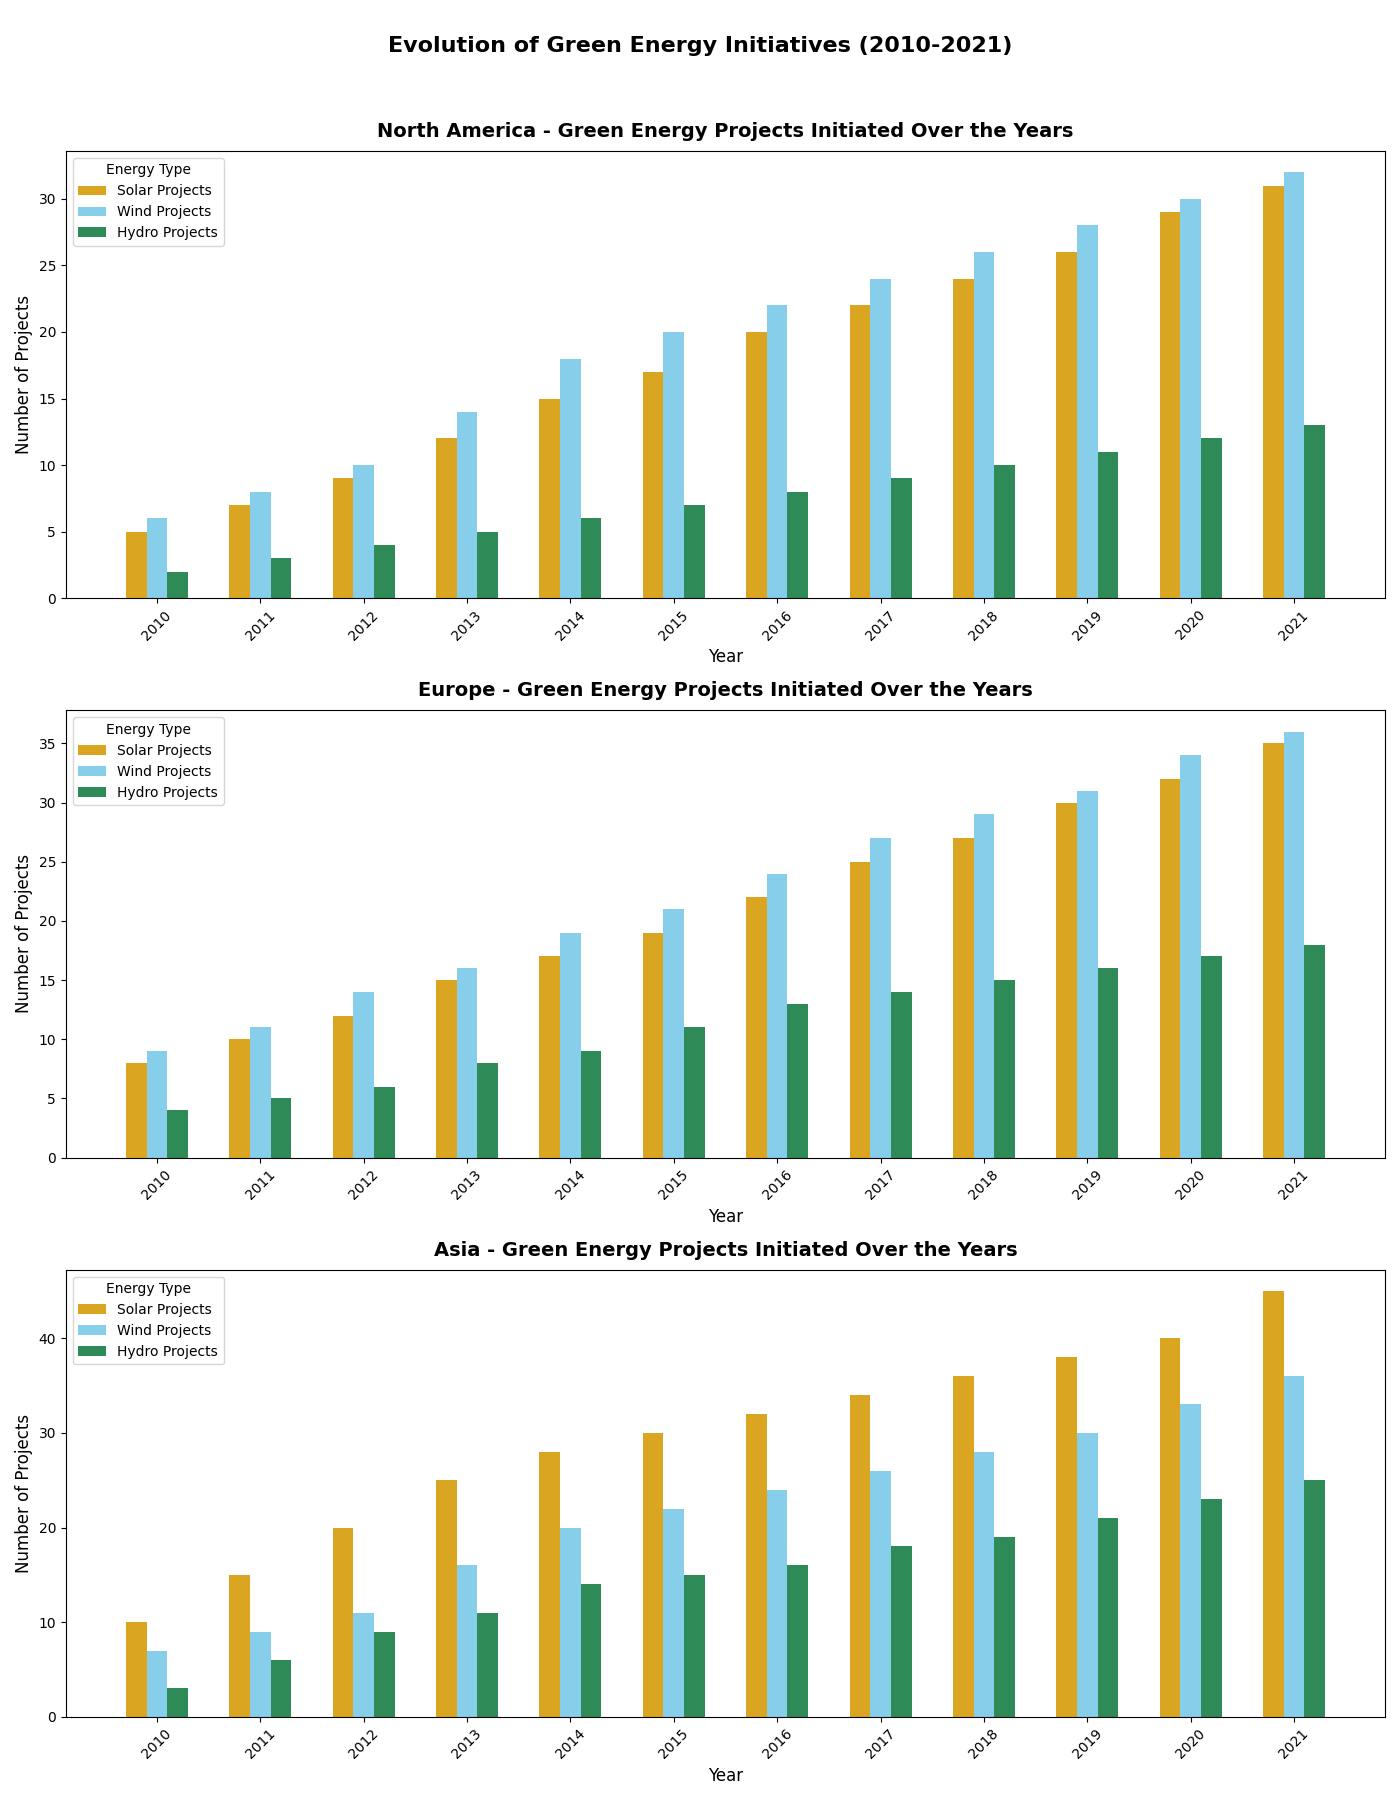

The Python source for this figure:
import matplotlib.pyplot as plt
import numpy as np

# Backstory: Analysis of Green Energy Projects Initiated Over the Years
# This chart represents the number of solar, wind, and hydro projects started from 2010 to 2021 
# in different regions: North America, Europe, and Asia

# Define the years and regions
years = np.arange(2010, 2022)
regions = ['North America', 'Europe', 'Asia']

# Number of projects for each type in each region
solar_projects = {
    'North America': [5, 7, 9, 12, 15, 17, 20, 22, 24, 26, 29, 31],
    'Europe': [8, 10, 12, 15, 17, 19, 22, 25, 27, 30, 32, 35],
    'Asia': [10, 15, 20, 25, 28, 30, 32, 34, 36, 38, 40, 45]
}

wind_projects = {
    'North America': [6, 8, 10, 14, 18, 20, 22, 24, 26, 28, 30, 32],
    'Europe': [9, 11, 14, 16, 19, 21, 24, 27, 29, 31, 34, 36],
    'Asia': [7, 9, 11, 16, 20, 22, 24, 26, 28, 30, 33, 36]
}

hydro_projects = {
    'North America': [2, 3, 4, 5, 6, 7, 8, 9, 10, 11, 12, 13],
    'Europe': [4, 5, 6, 8, 9, 11, 13, 14, 15, 16, 17, 18],
    'Asia': [3, 6, 9, 11, 14, 15, 16, 18, 19, 21, 23, 25]
}

# Initialize the subplots
fig, ax = plt.subplots(3, 1, figsize=(14, 18))

# Define bar width
width = 0.2

# Iterate through each region and plot the data
for idx, region in enumerate(regions):
    ax[idx].bar(years - width, solar_projects[region], width=width, label='Solar Projects', color='goldenrod')
    ax[idx].bar(years, wind_projects[region], width=width, label='Wind Projects', color='skyblue')
    ax[idx].bar(years + width, hydro_projects[region], width=width, label='Hydro Projects', color='seagreen')
    
    # Labeling the chart
    ax[idx].set_title(f'{region} - Green Energy Projects Initiated Over the Years', fontsize=14, fontweight='bold', pad=10)
    ax[idx].set_xlabel('Year', fontsize=12)
    ax[idx].set_ylabel('Number of Projects', fontsize=12)
    ax[idx].set_xticks(years)
    ax[idx].set_xticklabels(years, rotation=45, fontsize=10)
    ax[idx].legend(title='Energy Type', loc='upper left', fontsize=10)

# Main title for the entire figure
fig.suptitle('Evolution of Green Energy Initiatives (2010-2021)', fontsize=16, fontweight='bold')

# Adjust layout to prevent overlap
plt.tight_layout(rect=[0, 0, 1, 0.96])

# Show the combined plot
plt.show()
